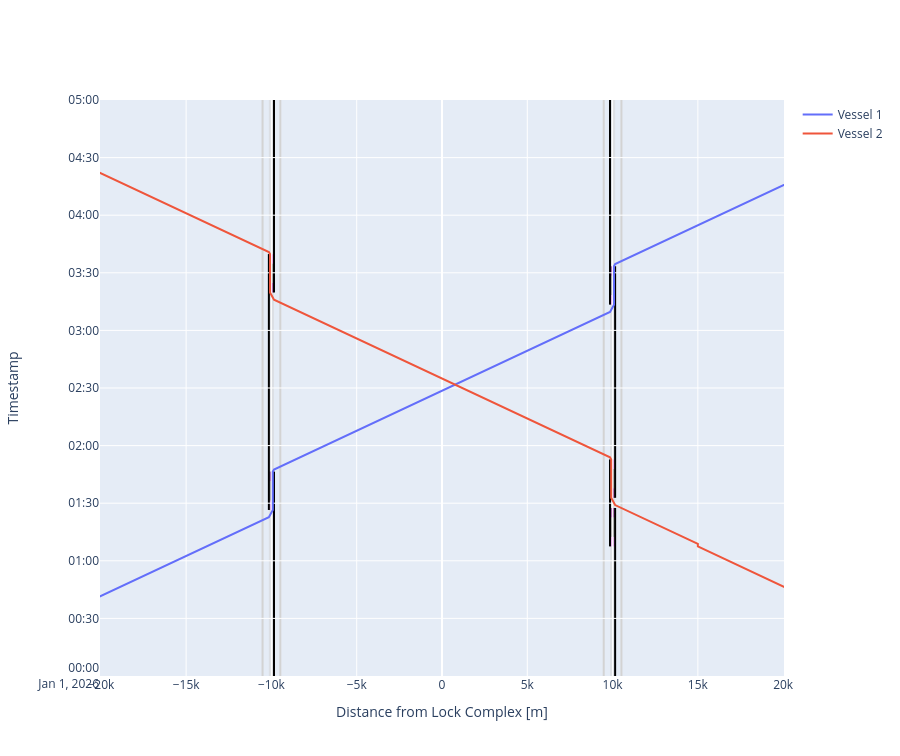

The notebook cell this image was saved under:
### Markdown cell above
#### Time-distance diagram of vessels passing the lock and planning info
We can plot the time-distance diagram for each lock complex. We can add both plots in one figure with a bit of magic, using an offset of half the distance between the lock (+/- 10000 m). Furthermore, we have to ignore the double plotting of the vessels.

Both locks operate separately. Vessel 2 has some extra waiting time, as an empty lock operation was required.

### Code cell
def cm_to_pixels(cm):
    return cm * 37.8 # Set figure height to 10 cmfig.update_layout(height=cm_to_pixels(10))

from plotly.subplots import make_subplots
fig = make_subplots()

# We can plot the time-distance diagram
fig = lock_complex_I.lock_chambers['Lock chamber I'].plot(xlimmin = -20050, 
                                                          xlimmax = 20050,
                                                          offset_x = -10000,
                                                          ylimmin = pd.Timestamp('2026-01-01 00:00:00'),
                                                          ylimmax = pd.Timestamp('2026-01-01 05:00:00'),
                                                          method='Plotly',
                                                          boundary_nodes = ['-2','+2'], 
                                                          fig = fig)

# We can plot the time-distance diagram
fig = lock_complex_II.lock_chambers['Lock chamber II'].plot(xlimmin = -20050, 
                                                            xlimmax = 20050,
                                                            offset_x = 10000,
                                                            ylimmin = pd.Timestamp('2026-01-01 00:00:00'),
                                                            ylimmax = pd.Timestamp('2026-01-01 05:00:00'),
                                                            method='Plotly',
                                                            boundary_nodes = ['-2','+2'],
                                                            fig=fig)

fig.data = fig.data[:2]

fig.update_layout(height=cm_to_pixels(20))

### Figure 1 — Plotly figure (JSON) as saved in the notebook; plotly's stock layout.template omitted (floating-point values rounded to 4 significant figures)
{"data": [{"mode": "lines", "name": "Vessel 1", "type": "scatter", "x": [-30000.0, -15000.0, -15000.0, -15000.0, -10150.0, -10150.0, -9918.0, -9918.0, -9918.0, -9918.0, -9918.0, -9918.0, -9918.0, -9918.0, -9850.0, -9850.0, -9480.0, -5000.0, -5000.0, 5000.0, 5000.0, 5000.0, 9850.0, 9850.0, 10080.0, 10080.0, 10080.0, 10080.0, 10080.0, 10080.0, 10080.0, 10080.0, 10150.0, 10150.0, 10520.0, 15000.0, 15000.0, 30000.0], "xaxis": "x", "y": ["2026-01-01T00:00:00", "2026-01-01T01:02:30", "2026-01-01T01:02:30", "2026-01-01T01:02:30", "2026-01-01T01:22:42.500000", "2026-01-01T01:22:42.500000", "2026-01-01T01:26:28.471922", "2026-01-01T01:26:28.471922", "2026-01-01T01:31:28.471922", "2026-01-01T01:31:28.471922", "2026-01-01T01:41:28.471922", "2026-01-01T01:41:28.471922", "2026-01-01T01:46:28.471922", "2026-01-01T01:46:28.471922", "2026-01-01T01:47:34.076674", "2026-01-01T01:47:34.076674", "2026-01-01T01:49:06.576674", "2026-01-01T02:07:46.576674", "2026-01-01T02:07:46.576674", "2026-01-01T02:49:26.576674", "2026-01-01T02:49:26.576674", "2026-01-01T02:49:26.576674", "2026-01-01T03:09:39.076674", "2026-01-01T03:09:39.076674", "2026-01-01T03:13:25.048596", "2026-01-01T03:13:25.048596", "2026-01-01T03:18:25.048596", "2026-01-01T03:18:25.048596", "2026-01-01T03:28:25.048596", "2026-01-01T03:28:25.048596", "2026-01-01T03:33:25.048596", "2026-01-01T03:33:25.048596", "2026-01-01T03:34:30.653348", "2026-01-01T03:34:30.653348", "2026-01-01T03:36:03.153348", "2026-01-01T03:54:43.153348", "2026-01-01T03:54:43.153348", "2026-01-01T04:57:13.153348"], "yaxis": "y"}, {"mode": "lines", "name": "Vessel 2", "type": "scatter", "x": [30000.0, 15000.0, 15000.0, 15000.0, 15000.0, 15000.0, 10150.0, 10150.0, 9918.0, 9918.0, 9918.0, 9918.0, 9918.0, 9918.0, 9918.0, 9918.0, 9850.0, 9850.0, 9480.0, 5000.0, 5000.0, -5000.0, -5000.0, -5000.0, -9850.0, -9850.0, -10080.0, -10080.0, -10080.0, -10080.0, -10080.0, -10080.0, -10080.0, -10080.0, -10150.0, -10150.0, -10520.0, -15000.0, -15000.0, -30000.0], "xaxis": "x", "y": ["2026-01-01T00:05:00", "2026-01-01T01:07:30", "2026-01-01T01:07:30", "2026-01-01T01:07:30", "2026-01-01T01:08:50", "2026-01-01T01:08:50", "2026-01-01T01:29:02.500000", "2026-01-01T01:29:02.500000", "2026-01-01T01:32:48.471922", "2026-01-01T01:32:48.471922", "2026-01-01T01:37:48.471922", "2026-01-01T01:37:48.471922", "2026-01-01T01:47:48.471922", "2026-01-01T01:47:48.471922", "2026-01-01T01:52:48.471922", "2026-01-01T01:52:48.471922", "2026-01-01T01:53:54.076674", "2026-01-01T01:53:54.076674", "2026-01-01T01:55:26.576674", "2026-01-01T02:14:06.576674", "2026-01-01T02:14:06.576674", "2026-01-01T02:55:46.576674", "2026-01-01T02:55:46.576674", "2026-01-01T02:55:46.576674", "2026-01-01T03:15:59.076674", "2026-01-01T03:15:59.076674", "2026-01-01T03:19:45.048596", "2026-01-01T03:19:45.048596", "2026-01-01T03:24:45.048596", "2026-01-01T03:24:45.048596", "2026-01-01T03:34:45.048596", "2026-01-01T03:34:45.048596", "2026-01-01T03:39:45.048596", "2026-01-01T03:39:45.048596", "2026-01-01T03:40:50.653348", "2026-01-01T03:40:50.653348", "2026-01-01T03:42:23.153348", "2026-01-01T04:01:03.153348", "2026-01-01T04:01:03.153348", "2026-01-01T05:03:33.153348"], "yaxis": "y"}], "layout": {"height": 756, "shapes": [{"fillcolor": "lightgrey", "layer": "below", "line": {"width": 0}, "name": "Lock Geometry", "opacity": 0.5, "type": "rect", "x0": -10150, "x1": -9850, "y0": "2026-01-01T00:00:00", "y1": "2026-01-01T05:00:00"}, {"fillcolor": "violet", "layer": "below", "line": {"width": 0}, "name": "Lock gate closing", "opacity": 0.5, "type": "rect", "x0": -10150, "x1": -9850, "xref": "x", "y0": "2026-01-01T01:26:28.471922", "y1": "2026-01-01T01:31:28.471922", "yref": "y"}, {"fillcolor": "grey", "layer": "below", "line": {"width": 0}, "name": "Lock levelling", "opacity": 0.5, "type": "rect", "x0": -10150, "x1": -9850, "xref": "x", "y0": "2026-01-01T01:31:28.471922", "y1": "2026-01-01T01:41:28.471922", "yref": "y"}, {"fillcolor": "purple", "layer": "below", "line": {"width": 0}, "name": "Lock gate opening", "opacity": 0.5, "type": "rect", "x0": -10150, "x1": -9850, "xref": "x", "y0": "2026-01-01T01:41:28.471922", "y1": "2026-01-01T01:46:28.471922", "yref": "y"}, {"fillcolor": "purple", "layer": "below", "line": {"width": 0}, "name": "Lock gate closing", "opacity": 0.5, "type": "rect", "x0": -10150, "x1": -9850, "xref": "x", "y0": "2026-01-01T03:19:45.048596", "y1": "2026-01-01T03:24:45.048596", "yref": "y"}, {"fillcolor": "grey", "layer": "below", "line": {"width": 0}, "name": "Lock levelling", "opacity": 0.5, "type": "rect", "x0": -10150, "x1": -9850, "xref": "x", "y0": "2026-01-01T03:24:45.048596", "y1": "2026-01-01T03:34:45.048596", "yref": "y"}, {"fillcolor": "violet", "layer": "below", "line": {"width": 0}, "name": "Lock gate opening", "opacity": 0.5, "type": "rect", "x0": -10150, "x1": -9850, "xref": "x", "y0": "2026-01-01T03:34:45.048596", "y1": "2026-01-01T03:39:45.048596", "yref": "y"}, {"fillcolor": "darkgrey", "layer": "below", "line": {"width": 0}, "name": "Lock gate opening", "opacity": 0.5, "type": "rect", "x0": -10150, "x1": -9850, "xref": "x", "y0": "2026-01-01T01:31:28.471922", "y1": "2026-01-01T01:41:28.471922", "yref": "y"}, {"fillcolor": "darkgrey", "layer": "below", "line": {"width": 0}, "name": "Lock gate opening", "opacity": 0.5, "type": "rect", "x0": -10150, "x1": -9850, "xref": "x", "y0": "2026-01-01T03:24:45.048596", "y1": "2026-01-01T03:34:45.048596", "yref": "y"}, {"layer": "below", "line": {"color": "black"}, "name": "Lock gate opening", "type": "line", "x0": -10150, "x1": -10150, "xref": "x", "y0": "2026-01-01T01:26:28.471922", "y1": "2026-01-01T03:39:45.048596", "yref": "y"}, {"layer": "below", "line": {"color": "black"}, "name": "Lock gate opening", "type": "line", "x0": -9850, "x1": -9850, "xref": "x", "y0": "2026-01-01T00:00:00", "y1": "2026-01-01T01:46:28.471922", "yref": "y"}, {"layer": "below", "line": {"color": "black"}, "name": "Lock gate opening", "type": "line", "x0": -9850, "x1": -9850, "xref": "x", "y0": "2026-01-01T03:19:45.048596", "y1": "2026-01-01T05:00:00", "yref": "y"}, {"layer": "below", "line": {"color": "lightgrey"}, "type": "line", "x0": -10520, "x1": -10520, "xref": "x", "y0": 0, "y1": 1, "yref": "y domain"}, {"layer": "below", "line": {"color": "lightgrey"}, "type": "line", "x0": -9480, "x1": -9480, "xref": "x", "y0": 0, "y1": 1, "yref": "y domain"}, {"fillcolor": "lightgrey", "layer": "below", "line": {"width": 0}, "name": "Lock Geometry", "opacity": 0.5, "type": "rect", "x0": 9850, "x1": 10150, "y0": "2026-01-01T00:00:00", "y1": "2026-01-01T05:00:00"}, {"fillcolor": "violet", "layer": "below", "line": {"width": 0}, "name": "Lock gate closing", "opacity": 0.5, "type": "rect", "x0": 9850, "x1": 10150, "xref": "x", "y0": "2026-01-01T01:07:30", "y1": "2026-01-01T01:12:30", "yref": "y"}, {"fillcolor": "grey", "layer": "below", "line": {"width": 0}, "name": "Lock levelling", "opacity": 0.5, "type": "rect", "x0": 9850, "x1": 10150, "xref": "x", "y0": "2026-01-01T01:12:30", "y1": "2026-01-01T01:22:30", "yref": "y"}, {"fillcolor": "purple", "layer": "below", "line": {"width": 0}, "name": "Lock gate opening", "opacity": 0.5, "type": "rect", "x0": 9850, "x1": 10150, "xref": "x", "y0": "2026-01-01T01:22:30", "y1": "2026-01-01T01:27:30", "yref": "y"}, {"fillcolor": "purple", "layer": "below", "line": {"width": 0}, "name": "Lock gate closing", "opacity": 0.5, "type": "rect", "x0": 9850, "x1": 10150, "xref": "x", "y0": "2026-01-01T01:32:48.471922", "y1": "2026-01-01T01:37:48.471922", "yref": "y"}, {"fillcolor": "grey", "layer": "below", "line": {"width": 0}, "name": "Lock levelling", "opacity": 0.5, "type": "rect", "x0": 9850, "x1": 10150, "xref": "x", "y0": "2026-01-01T01:37:48.471922", "y1": "2026-01-01T01:47:48.471922", "yref": "y"}, {"fillcolor": "violet", "layer": "below", "line": {"width": 0}, "name": "Lock gate opening", "opacity": 0.5, "type": "rect", "x0": 9850, "x1": 10150, "xref": "x", "y0": "2026-01-01T01:47:48.471922", "y1": "2026-01-01T01:52:48.471922", "yref": "y"}, {"fillcolor": "violet", "layer": "below", "line": {"width": 0}, "name": "Lock gate closing", "opacity": 0.5, "type": "rect", "x0": 9850, "x1": 10150, "xref": "x", "y0": "2026-01-01T03:13:25.048596", "y1": "2026-01-01T03:18:25.048596", "yref": "y"}, {"fillcolor": "grey", "layer": "below", "line": {"width": 0}, "name": "Lock levelling", "opacity": 0.5, "type": "rect", "x0": 9850, "x1": 10150, "xref": "x", "y0": "2026-01-01T03:18:25.048596", "y1": "2026-01-01T03:28:25.048596", "yref": "y"}, {"fillcolor": "purple", "layer": "below", "line": {"width": 0}, "name": "Lock gate opening", "opacity": 0.5, "type": "rect", "x0": 9850, "x1": 10150, "xref": "x", "y0": "2026-01-01T03:28:25.048596", "y1": "2026-01-01T03:33:25.048596", "yref": "y"}, {"fillcolor": "darkgrey", "layer": "below", "line": {"width": 0}, "name": "Lock gate opening", "opacity": 0.5, "type": "rect", "x0": 9850, "x1": 10150, "xref": "x", "y0": "2026-01-01T01:12:30", "y1": "2026-01-01T01:22:30", "yref": "y"}, {"fillcolor": "darkgrey", "layer": "below", "line": {"width": 0}, "name": "Lock gate opening", "opacity": 0.5, "type": "rect", "x0": 9850, "x1": 10150, "xref": "x", "y0": "2026-01-01T01:37:48.471922", "y1": "2026-01-01T01:47:48.471922", "yref": "y"}, {"fillcolor": "darkgrey", "layer": "below", "line": {"width": 0}, "name": "Lock gate opening", "opacity": 0.5, "type": "rect", "x0": 9850, "x1": 10150, "xref": "x", "y0": "2026-01-01T03:18:25.048596", "y1": "2026-01-01T03:28:25.048596", "yref": "y"}, {"layer": "below", "line": {"color": "black"}, "name": "Lock gate opening", "type": "line", "x0": 9850, "x1": 9850, "xref": "x", "y0": "2026-01-01T01:07:30", "y1": "2026-01-01T01:52:48.471922", "yref": "y"}, {"layer": "below", "line": {"color": "black"}, "name": "Lock gate opening", "type": "line", "x0": 9850, "x1": 9850, "xref": "x", "y0": "2026-01-01T03:13:25.048596", "y1": "2026-01-01T05:00:00", "yref": "y"}, {"layer": "below", "line": {"color": "black"}, "name": "Lock gate opening", "type": "line", "x0": 10150, "x1": 10150, "xref": "x", "y0": "2026-01-01T00:00:00", "y1": "2026-01-01T01:27:30", "yref": "y"}, {"layer": "below", "line": {"color": "black"}, "name": "Lock gate opening", "type": "line", "x0": 10150, "x1": 10150, "xref": "x", "y0": "2026-01-01T01:32:48.471922", "y1": "2026-01-01T03:33:25.048596", "yref": "y"}, {"layer": "below", "line": {"color": "lightgrey"}, "type": "line", "x0": 9480, "x1": 9480, "xref": "x", "y0": 0, "y1": 1, "yref": "y domain"}, {"layer": "below", "line": {"color": "lightgrey"}, "type": "line", "x0": 10520, "x1": 10520, "xref": "x", "y0": 0, "y1": 1, "yref": "y domain"}], "showlegend": true, "xaxis": {"anchor": "y", "domain": [0, 1], "range": [-20050, 20050], "title": {"text": "Distance from Lock Complex [m]"}}, "yaxis": {"anchor": "x", "domain": [0, 1], "range": ["2026-01-01T00:00:00", "2026-01-01T05:00:00"], "title": {"text": "Timestamp"}}}}
